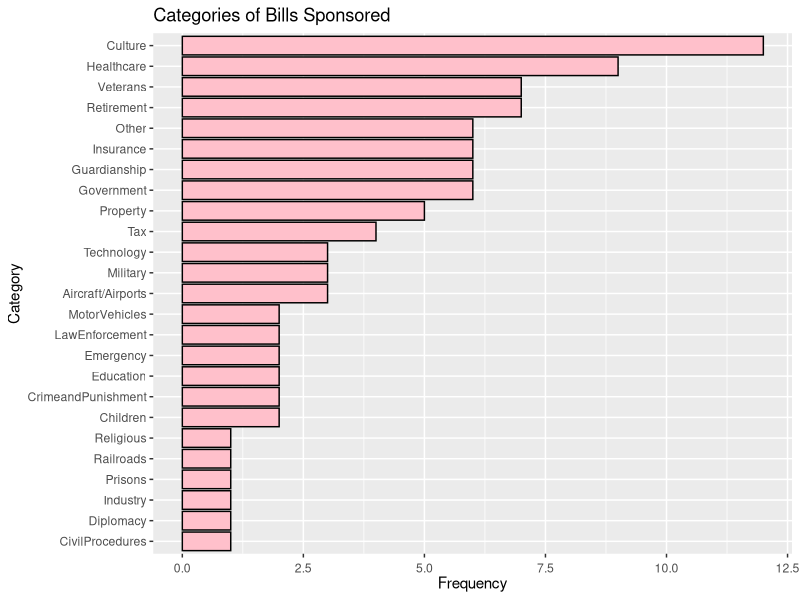

R code for this plot:
require(tidyverse)

rosino <- read.csv("rosino_bills.csv")

#Order the levels in descending order
rosino <- within(rosino, 
                   Category <- factor(Category, 
                                      levels=names(sort(table(Category), 
                                                        decreasing=FALSE))))

#Use geom_hist() instead of geom_bar() for a histogram
rosino %>% ggplot(aes(Category)) +
  geom_bar(color = "black", fill = "pink") +
  theme(axis.text.x = element_text(angle = 0, vjust = 0, hjust=0.5)) +
  ggtitle("Categories of Bills Sponsored") +
  ylab("Frequency") +
  coord_flip()